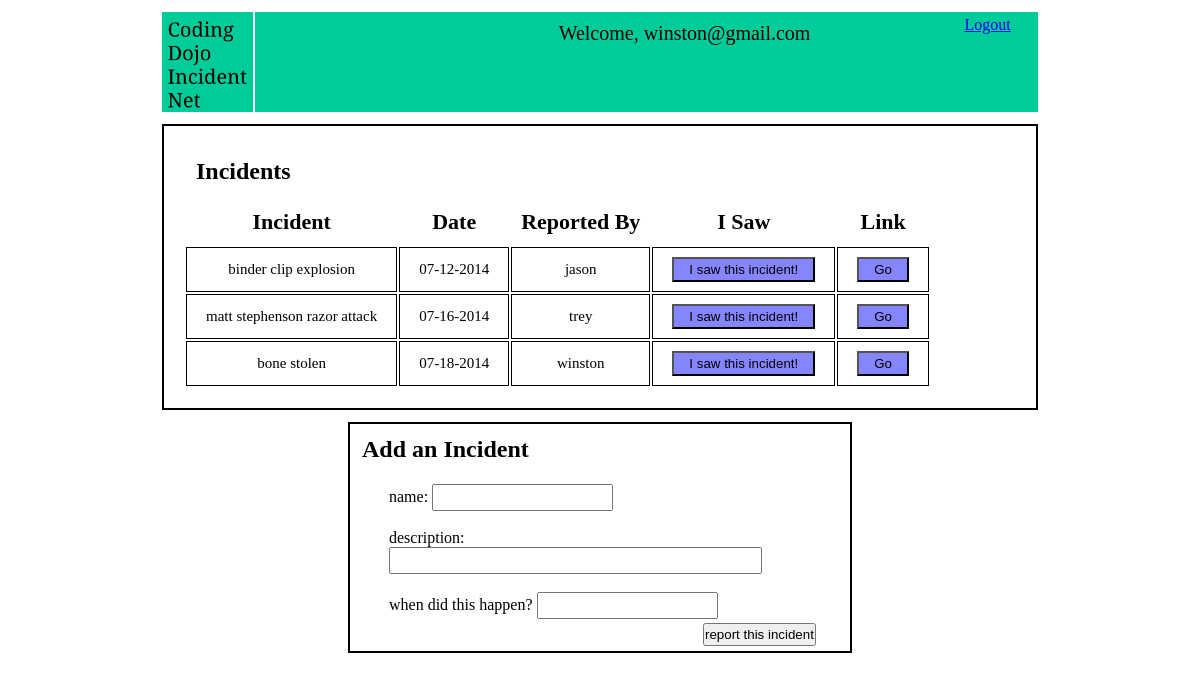
/index.php (signed in), run on the app's committed database.
### tables this page shows
CREATE TABLE `incidents` (
  `id` int(11) NOT NULL AUTO_INCREMENT,
  `title` varchar(45) DEFAULT NULL,
  `description` varchar(415) DEFAULT NULL,
  `user_id` varchar(45) DEFAULT NULL,
  `created_at` bigint(20) DEFAULT NULL,
  `updated_at` bigint(20) DEFAULT NULL,
  `happened` bigint(20) DEFAULT NULL,
  PRIMARY KEY (`id`)
);

CREATE TABLE `users` (
  `id` int(11) NOT NULL AUTO_INCREMENT,
  `fname` varchar(45) DEFAULT NULL,
  `lname` varchar(45) DEFAULT NULL,
  `created_at` bigint(20) DEFAULT NULL,
  `updated_at` bigint(20) DEFAULT NULL,
  `password` varchar(45) DEFAULT NULL,
  `email` varchar(45) DEFAULT NULL,
  PRIMARY KEY (`id`)
);

### index.php (the view, shortened to what this page needs)
<?php session_start(); require("dbconn.php");?>
<!doctype html>
<html>
<head>
	<link rel="stylesheet" type="text/css" href="crime.css">
	<link rel="stylesheet" href="jqueryui.css">
</head>
<body>
	<div id="wrapper">
			<?php
			print_greeting(isset($_SESSION["logged_in"]));
			if(isset($_SESSION["logged_in"])){
				$incidents = get_incidents();
				if(count($incidents)>0){
					echo "<div id=\"incident_table\">
					<h2>Incidents</h2>
					<table>
						<tr>
							<th>Incident</th>
							<th>Date</th>
							<th>Reported By</th>
							<th>I Saw</th>
							<th>Link</th>
						</tr>";
					foreach($incidents as $incident){
						echo "
							<tr>
								<td>".$incident["title"]."</td>
								<td>".gmdate("m-d-Y", $incident["happened"])."</td>
								<td>".$incident["fname"]."</td>
								<td><a href=\"process.php?saw=".$incident["iid"]."\"><button class=\"witness_button\">I saw this incident!</button></a></td>
								<td><a href=\"display.php?incident=".$incident["iid"]."\"><button class=\"link_button\">Go</button></a></td>
							</tr>
						";
					}
					echo"
					</table></div>";
				}
				echo "
				<div id=\"add_incident_area\">
					<h2> Add an Incident </h2>
					<form method=\"post\" action=\"process.php\" id=\"login_form\">
						<input type=\"hidden\" name=\"check_submit\" value=\"add_incident\" />
						<label>name: <input type=\"text\" name=\"title\" /></label>
						<label>description: <input type=\"text\" name=\"description\" size=\"44\"/></label>
						<label>when did this happen? <input type=\"text\" name=\"date\" id=\"dateselect\"/></label>
						<input type=\"submit\" class=\"submit_form\" value=\"report this incident\"/>
					</form>
				</div>";
			}
			?>
	</div>
</body>
</html>

### dbconn.php (shortened to what this page needs)
<?php
$database=array(
	"db_address"=>"localhost",
	"db_user"=>"root",
	"db_pw"=>"root",
	"db_schema"=>"crime"
);
function get_incidents(){
	global $database;
	$con=mysqli_connect($database["db_address"], $database["db_user"], $database["db_pw"], $database["db_schema"]);
	$incidents=[];
	$result = mysqli_query($con, "
		select incidents".'.'."happened, incidents".'.'."id as 'iid', incidents".'.'."title, incidents".'.'."description, incidents".'.'."user_id, incidents".'.'."created_at, users".'.'."fname, users".'.'."lname, users".'.'."email
		from incidents left join users on users".'.'."email=incidents".'.'."user_id order by incidents".'.'."updated_at desc");
	while(($row = mysqli_fetch_array($result))){
        $incidents[] = $row;
    }
	return $incidents;
}
function print_greeting($is_member){
	if($is_member)
		echo "
			<div id=\"status\">
				<a href=\"index.php\"><img alt=\"logo\" src=\"logo.png\"><a>
				<p> Welcome, ".$_SESSION["logged_in"]."</p>
				<a href=\"process.php?logout=true\" id=\"logout\">Logout</a>
			</div>";
	else
		echo "
		<div id=\"status\">
			<a href=\"index.php\"><img alt=\"logo\" src=\"logo.png\"><a>
			<p> Login to see crime reports in your local dojo area!</p>
		</div>";
}
?>

### crime.css (style rules this page uses)
* { margin:0; padding:0; }
#wrapper { width:900px; margin:auto; }
#status { background-color:#00CC99; max-height: 100px; overflow: hidden; }
#status p { display: inline-block; margin-right:100px; position: relative; top:10px; left:300px; font-size: 20px; max-width: 300px; }
#logout { position: relative; left:350px; }
#status img { height: 100px; border-right:2px solid white; vertical-align: top; }
h2 { padding:12px; }
div { margin:12px; }
#incident_table { border:2px solid black; padding: 20px; }
#incident_table table th { font-size:22px; padding:10px; }
#incident_table table tr td { font-size: 15px; text-align: center; border:1px solid black; padding: 9px 19px 9px 19px; }
#incident_table .witness_button, #incident_table .link_button { background-color: #8585FF; padding: 3px 15px 3px 15px; }
#add_incident_area, #registration_form { border:2px solid black; width:500px; margin:auto; }
input { height:23px; }
.submit_form { position: relative; left:353px; top:-5px; }
label { display: block; padding:9px 9px 9px 39px; }

### data on the page
incidents: title "binder clip explosion", happened "07-12-2014", users.fname "jason"
incidents: title "matt stephenson razor attack", happened "07-16-2014", users.fname "trey"
incidents: title "bone stolen", happened "07-18-2014", users.fname "winston"

### other printed values
$_SESSION["logged_in"] "winston@gmail.com"
